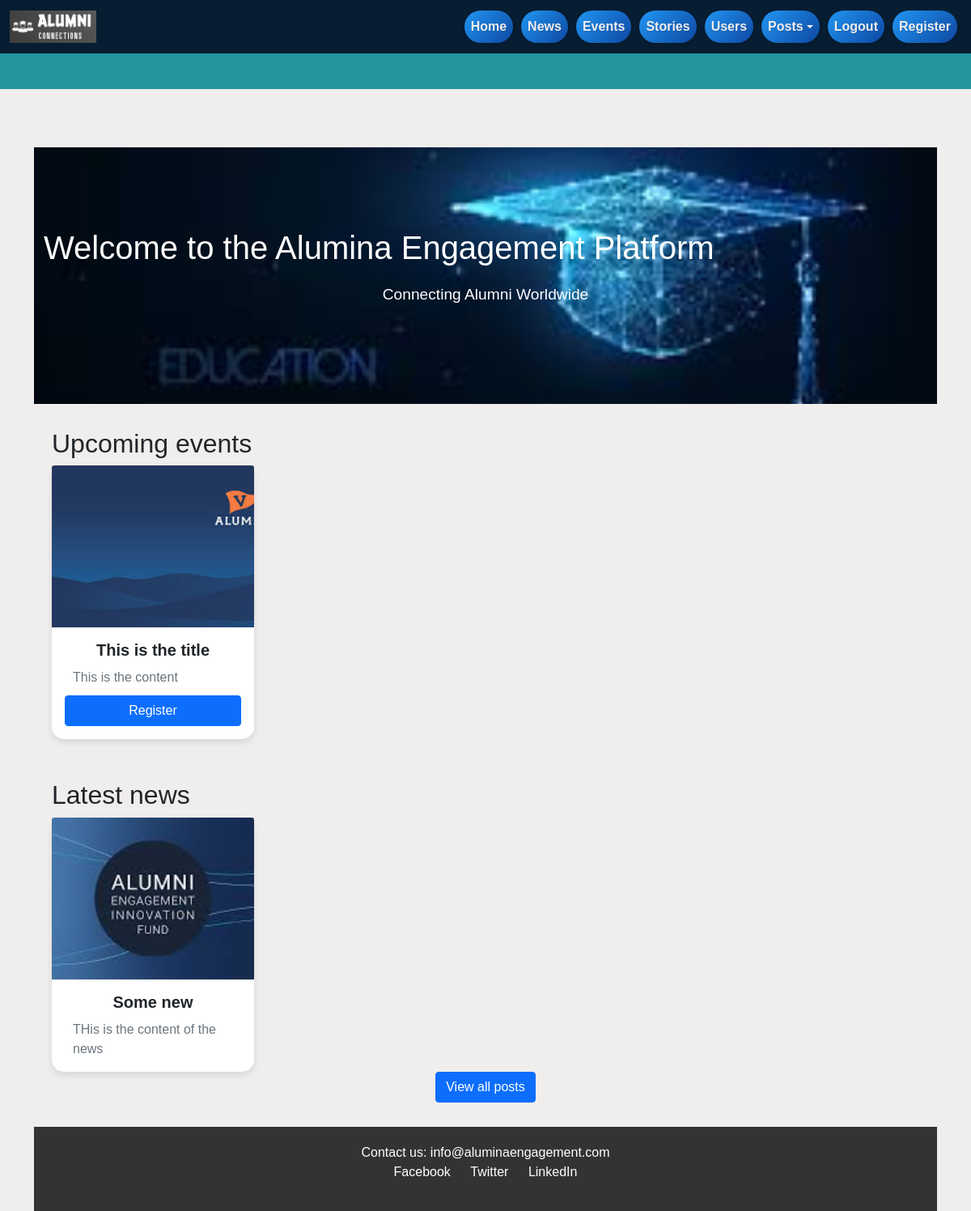
The page /admin (signed in) on the database its author committed.
### app/models.py (models this page shows, shortened)
class Post(db.Model):
    id = db.Column(db.Integer, primary_key=True)
    title = db.Column(db.String(100), nullable=False)
    date_posted = db.Column(db.DateTime, nullable=False, default=datetime.utcnow)
    content = db.Column(db.Text, nullable=False)
    image_file = db.Column(db.String(20), nullable=True)
    user_id = db.Column(db.Integer, db.ForeignKey('user.id'), nullable=False)
    likes = db.relationship('Like', backref='post', lazy=True)
    comments = db.relationship('Comment', backref='post', lazy=True)
    link = db.Column(db.String(255), nullable=True)
    category = db.Column(db.String(25), nullable=True)

### app/routes.py (the view)
@main.route("/admin")
def admin():
    posts = Post.query.filter_by(category='post').all()
    news = Post.query.filter_by(category='news').all()
    events = Post.query.filter_by(category='event').all()
    if current_user.is_authenticated:
        return render_template('admin.html', posts = posts, news = news, events = events)
    return redirect(url_for('auth.adminLogin'))

### app/__init__.py (called while the page is built)
def create_app():
    app = Flask(__name__)
    app.config['SECRET_KEY'] = '2607/favy'
    app.config['SQLALCHEMY_DATABASE_URI'] = 'sqlite:///site.db'
    app.config['DEBUG'] = True
    csrf = CSRFProtect(app)
    socketio.init_app(app)
    db.init_app(app)
    bcrypt.init_app(app)
    login_manager.init_app(app)
    migrate.init_app(app, db)
    from app.auth import auth as auth_blueprint
    app.register_blueprint(auth_blueprint)
    from app.routes import main as main_blueprint
    app.register_blueprint(main_blueprint)
    from app.routes import messages as messages_blueprint
    app.register_blueprint(messages_blueprint)
    from app.routes import conversations as conversations_blueprint
    app.register_blueprint(conversations_blueprint)
    @app.context_processor
    def inject_user():
        return dict(current_user=current_user)
    return app

### app/models.py (called while the page is built)
@login_manager.user_loader
def load_user(user_id):
    return User.query.get(int(user_id))

### app/templates/admin.html (shortened to what this page needs)
<!DOCTYPE html>
<html lang="en">
<head>
    <link href="https://cdn.jsdelivr.net/npm/bootstrap@5.0.2/dist/css/bootstrap.min.css" rel="stylesheet">
    <link rel="stylesheet" href="{{ url_for('static', filename='css/custom.css') }}">
</head>
<body>
    <nav class="navbar navbar-expand-lg navbar-custom fixed-top">
        <div class="container-fluid">
            <a class="navbar-brand" href="{{ url_for('main.home') }}">
                <img src="{{ url_for('static', filename='images/alumni copy.png') }}" alt="Alumina Logo">
            </a>
            <div class="collapse navbar-collapse" id="navbarNavDropdown">
                <ul class="navbar-nav ms-auto">
                    <li class="nav-item">
                        <a class="nav-link" href="{{ url_for('main.home') }}">Home</a>
                    </li>
                    <li class="nav-item">
                        <a class="nav-link" href="#latest-news">News</a>
                    </li>
                    <li class="nav-item">
                        <a class="nav-link" href="#upcoming-events">Events</a>
                    </li>
                    <li class="nav-item">
                        <a class="nav-link" href="#stories">Stories</a>
                    </li>
                    <li class="nav-item">
                        <a class="nav-link" href="{{url_for('main.user_list')}}">Users</a>
                    </li>
                    <li class="nav-item dropdown">
                        <a class="nav-link dropdown-toggle" href="#" role="button" data-bs-toggle="dropdown" aria-expanded="false">
                          Posts
                        </a>
                      </li>
                    <li class="nav-item">
                        <a class="nav-link" href="{{ url_for('auth.logout') }}">Logout</a>
                    </li>
                        <li class="nav-item"><a class="nav-link" href="{{ url_for('auth.register') }}">Register</a></li>
                </ul>
            </div>
        </div>
    </nav>
    <div class="container-ticker">
        <p class="ticker-text">WELCOME TO ALUMINA - CONNECTING ALUMNI - DISCOVER OPPORTUNITIES - STAY INFORMED!!! 🎓🌟🔍📰-</p>
    </div>
    <div class="container mt-5 pt-4">
 <section class="hero">
  <div class="container " style="text-align: center;" >
      <h2>Welcome to the Alumina Engagement Platform</h2>
      <p>Connecting Alumni Worldwide</p>
  </div>
</section>
<section class="success-stories" id="post">
<div class="container">
    <h2>Upcoming events</h2>
    <div class="row row-cols-1 row-cols-md-4 g-4">
      {% for item in events%}
      <div class="col">
        <div class="card h-100">
          <img src="{{ url_for('static', filename='post_pics/' + item.image_file) }}" class="card-img-top" alt="..." style="width: 100%; height: 200px; object-fit: cover;">
          <div class="card-body">
            <h5 class="card-title">{{item.title}}</h5>
            <p class="card-text">{{item.content}}</p>
            <a href="#" class="btn btn-primary">Register</a>
          </div>
        </div>
      </div>
      {% endfor %}
    </div>
</div>
</section>
<section class="success-stories" id="post">
  <div class="container">
      <h2>Latest news</h2>
      <div class="row row-cols-1 row-cols-md-4 g-4">
        {% for item in news%}
        <div class="col">
          <div class="card h-100">
            <img src="{{ url_for('static', filename='post_pics/' + item.image_file) }}" class="card-img-top" alt="..." style="width: 100%;height: 200px; object-fit: cover;">
            <div class="card-body">
              <h5 class="card-title">{{item.title}}</h5>
              <p class="card-text">{{item.content}}</p>
            </div>
          </div>
        </div>
        {% endfor %}
      </div>
      <a href="{{url_for('main.posts')}}" class="btn btn-primary m">View all posts</a>
  </div>
  </section>
<footer>
  <div class="container">
      <p>Contact us: info@aluminaengagement.com</p>
      <ul class="social-links">
          <li><a href="#">Facebook</a></li>
          <li><a href="#">Twitter</a></li>
          <li><a href="#">LinkedIn</a></li>
      </ul>
  </div>
</footer>
</body>
</html>

### app/static/css/custom.css (style rules this page uses)
body { font-family: Arial, sans-serif; margin: 0; padding: 0; background: #f0eded; }
.hero { background: url('../images/images.jpeg') no-repeat center center/cover; color: #fff; padding: 100px 0; text-align: center; }
.hero h2 { font-size: 2.5em; margin-bottom: 20px; }
.hero p { font-size: 1.2em; margin-bottom: 20px; }
section { padding: 20px 0; }
.about, .events, .success-stories, .news { text-align: center; margin: 10px; }
.about p, .events p, .success-stories p, .news p { text-align: start; margin: 10px; }
.container h2 { text-align: start; }
footer { background: #333; color: #fff; padding: 20px 0; text-align: center; }
footer p { margin: 0; }
footer .social-links { list-style: none; padding: 0; }
footer .social-links li { display: inline; margin: 0 10px; }
footer .social-links li a { color: #fff; text-decoration: none; }
.card { display: flex; flex-direction: column; }
.card-body { display: flex; flex-direction: column; justify-content: space-between; flex-grow: 1; }
.card-text, .card-title { margin-bottom: auto; }
.navbar-nav .nav-link { color: #fff; background-color: #2196F3; background-image: linear-gradient(135deg, #2196F3, #0D47A1); border: none; border-radius: 20px; padding: 12px 20px; margin: 0 5px; text-decoration: none; box-shadow: 0px 2px 4px rgba(0, 0, 0, 0.1); transition: background-color 0.3s, box-shadow 0.3s, transform 0.2s ease-in-out; display: flex; justify-content: center; align-items: center; font-weight: bold; font-size: 16px; text-shadow: 1px 1px 1px rgba(0, 0, 0, 0.1); }
.card-img-top { width: 100%; height: 15vw; object-fit: cover; }
.card { border: none; border-radius: 15px; box-shadow: 0 4px 8px rgba(0, 0, 0, 0.1); }
.card-title { font-size: 1.25rem; font-weight: bold; }
.card-text { color: #6c757d; }
.navbar-custom { background-color: #071d32; }
.navbar-custom .navbar-brand, .navbar-custom .nav-link { color: #fff; }
.navbar-custom .navbar-brand img { max-height: 40px; margin-right: 10px; }
.navbar-brand { display: flex; align-items: center; position: relative; }
.container-ticker { overflow: hidden; white-space: nowrap; height: 50px; box-sizing: border-box; width: 100%; display: flex; align-items: center; margin-top: 60px; color: #f0eded; background: #23969e; }
.ticker-text { font-family: sans-serif; padding-left: 100%; animation: ticker 30s linear infinite; }
.navbar-nav .nav-link { color: #f1eded; padding: 0.5rem 1rem; }

### rows shown on the page
Post: image_file (picture), title "This is the title", content "This is the content"
Post: image_file (picture), title "Some new", content "THis is the content of the news"
